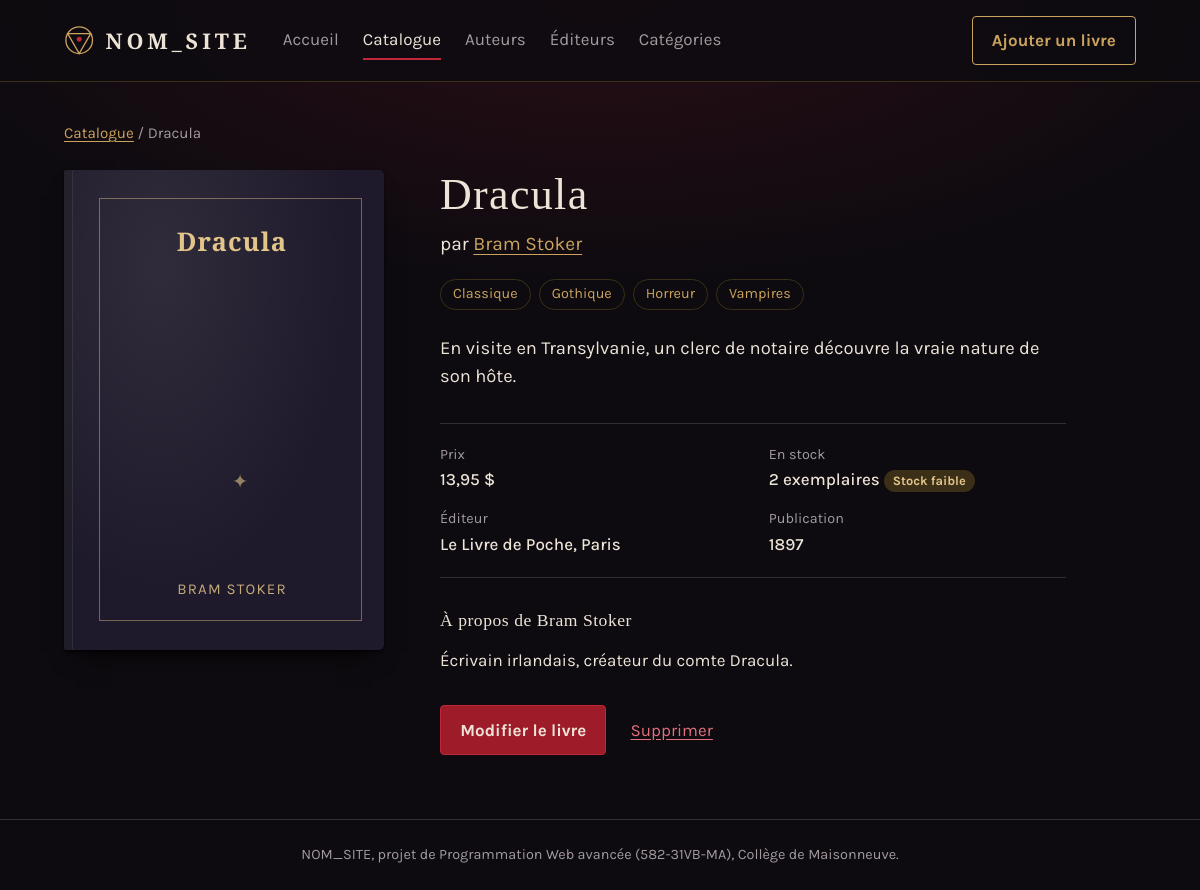
Page /livre-fiche.php?id=2 on the committed database.
### tables this page shows
CREATE TABLE livre (
    id                 INT UNSIGNED   NOT NULL AUTO_INCREMENT,
    titre              VARCHAR(150)   NOT NULL,
    auteur_id          INT UNSIGNED   NOT NULL,
    editeur_id         INT UNSIGNED   NULL,
    annee_publication  SMALLINT       NULL,
    prix               DECIMAL(6,2)   NOT NULL DEFAULT 0.00,
    quantite_stock     INT UNSIGNED   NOT NULL DEFAULT 0,
    resume             TEXT           NULL,
    couleur_couverture CHAR(7)        NOT NULL DEFAULT '#5C0F1A',
    PRIMARY KEY (id),
    CONSTRAINT fk_livre_auteur
        FOREIGN KEY (auteur_id) REFERENCES auteur (id)
        ON DELETE RESTRICT ON UPDATE CASCADE,
    CONSTRAINT fk_livre_editeur
        FOREIGN KEY (editeur_id) REFERENCES editeur (id)
        ON DELETE SET NULL ON UPDATE CASCADE
);

CREATE TABLE auteur (
    id              INT UNSIGNED  NOT NULL AUTO_INCREMENT,
    prenom          VARCHAR(80)   NOT NULL,
    nom             VARCHAR(80)   NOT NULL,
    annee_naissance SMALLINT      NULL,
    biographie      TEXT          NULL,
    PRIMARY KEY (id)
);

CREATE TABLE categorie (
    id          INT UNSIGNED  NOT NULL AUTO_INCREMENT,
    nom         VARCHAR(60)   NOT NULL,
    description VARCHAR(255)  NULL,
    PRIMARY KEY (id),
    UNIQUE KEY uq_categorie_nom (nom)
);

CREATE TABLE editeur (
    id       INT UNSIGNED  NOT NULL AUTO_INCREMENT,
    nom      VARCHAR(100)  NOT NULL,
    ville    VARCHAR(80)   NULL,
    site_web VARCHAR(255)  NULL,
    PRIMARY KEY (id)
);

### includes/init.php (called while the page is built, shortened)
<?php
require_once __DIR__ . '/fonctions.php';
spl_autoload_register(function (string $nomClasse): void {
    $fichier = __DIR__ . '/../Classe/' . $nomClasse . '.php';
});

### Classe/Database.php (called while the page is built, shortened)
<?php
class Database
{
    private static ?PDO $connexion = null;
    public static function getConnexion(): PDO
    {
        if (self::$connexion === null) {
            $dsn = 'mysql:host=' . DB_HOTE . ';dbname=' . DB_NOM . ';charset=utf8mb4';
            self::$connexion = new PDO($dsn, DB_UTILISATEUR, DB_MOT_DE_PASSE, [
                PDO::ATTR_ERRMODE            => PDO::ERRMODE_EXCEPTION,
                PDO::ATTR_DEFAULT_FETCH_MODE => PDO::FETCH_ASSOC,
                PDO::ATTR_EMULATE_PREPARES   => false,
            ]);
        }
        return self::$connexion;
    }
}

### Classe/Modele.php (called while the page is built, shortened)
<?php
abstract class Modele
{
    protected static string $table = '';
    protected ?int $id = null;
    protected static function pdo(): PDO
    {
        return Database::getConnexion();
    }
    public static function trouverParId(int $id): ?static
    {
        $requete = static::pdo()->prepare('SELECT * FROM ' . static::$table . ' WHERE id = :id');
        $requete->execute(['id' => $id]);
        $ligne = $requete->fetch();
        return $ligne ? new static($ligne) : null;
    }
    public function getId(): ?int
    {
        return $this->id;
    }
    protected static function entierOuNull(mixed $valeur): ?int
    {
        return ($valeur === null || $valeur === '') ? null : (int) $valeur;
    }
    protected static function texteOuNull(mixed $valeur): ?string
    {
        $texte = trim((string) $valeur);
        return $texte === '' ? null : $texte;
    }
}

### Classe/Livre.php (called while the page is built, shortened)
<?php
class Livre extends Modele
{
    private string $titre = '';
    private int $auteurId = 0;
    private ?int $editeurId = null;
    private ?int $anneePublication = null;
    private float $prix = 0.0;
    private int $quantiteStock = 0;
    private ?string $resume = null;
    private array $categories = [];
    private ?string $auteurNom = null;
    public function hydrater(array $donnees): void
    {
        if (isset($donnees['id'])) {
            $this->id = (int) $donnees['id'];
        }
        $this->titre = trim($donnees['titre'] ?? '');
        $this->auteurId = (int) ($donnees['auteur_id'] ?? 0);
        $this->editeurId = self::entierOuNull($donnees['editeur_id'] ?? null);
        $this->anneePublication = self::entierOuNull($donnees['annee_publication'] ?? null);
        $this->prix = (float) str_replace(',', '.', (string) ($donnees['prix'] ?? 0));
        $this->quantiteStock = (int) ($donnees['quantite_stock'] ?? 0);
        $this->resume = self::texteOuNull($donnees['resume'] ?? null);
        $this->auteurNom = $donnees['auteur_nom'] ?? null;
    }
    public static function trouverParId(int $id): ?static
    {
        $livre = parent::trouverParId($id);
        $livre?->chargerCategories();
        return $livre;
    }
    private function chargerCategories(): void
    {
        $requete = self::pdo()->prepare(
            'SELECT c.*
             FROM categorie c
             JOIN livre_categorie lc ON lc.categorie_id = c.id
             WHERE lc.livre_id = :livre_id
             ORDER BY c.nom'
        );
        $requete->execute(['livre_id' => $this->id]);
        $this->categories = array_map(fn (array $ligne) => new Categorie($ligne), $requete->fetchAll());
    }
    public function getAuteur(): ?Auteur
    {
        return Auteur::trouverParId($this->auteurId);
    }
    public function getEditeur(): ?Editeur
    {
        return $this->editeurId === null ? null : Editeur::trouverParId($this->editeurId);
    }
    public function getCouleurCouverture(): string
    {
        $position = ($this->id ?? 0) % count(self::COULEURS_COUVERTURE);
        return self::COULEURS_COUVERTURE[$position];
    }
    public function getTitre(): string
    {
        return $this->titre;
    }
    public function getAnneePublication(): ?int
    {
        return $this->anneePublication;
    }
    public function getPrix(): float
    {
        return $this->prix;
    }
    public function getQuantiteStock(): int
    {
        return $this->quantiteStock;
    }
    public function getResume(): ?string
    {
        return $this->resume;
    }
    public function getCategories(): array
    {
        return $this->categories;
    }
    public function getAuteurNom(): ?string
    {
        return $this->auteurNom ??= $this->getAuteur()?->getNomComplet();
    }
    public function estEnStockFaible(): bool
    {
        return $this->quantiteStock <= self::SEUIL_STOCK_FAIBLE;
    }
}

### Classe/Categorie.php (called while the page is built, shortened)
<?php
class Categorie extends Modele
{
    private string $nom = '';
    public function hydrater(array $donnees): void
    {
        if (isset($donnees['id'])) {
            $this->id = (int) $donnees['id'];
        }
        $this->nom = trim($donnees['nom'] ?? '');
    }
    public function getNom(): string
    {
        return $this->nom;
    }
}

### Classe/Auteur.php (called while the page is built, shortened)
<?php
class Auteur extends Modele
{
    private string $prenom = '';
    private string $nom = '';
    private ?string $biographie = null;
    public function hydrater(array $donnees): void
    {
        if (isset($donnees['id'])) {
            $this->id = (int) $donnees['id'];
        }
        $this->prenom = trim($donnees['prenom'] ?? '');
        $this->nom = trim($donnees['nom'] ?? '');
        $this->biographie = self::texteOuNull($donnees['biographie'] ?? null);
    }
    public function getNomComplet(): string
    {
        return $this->prenom . ' ' . $this->nom;
    }
    public function getBiographie(): ?string
    {
        return $this->biographie;
    }
}

### Classe/Editeur.php (called while the page is built, shortened)
<?php
class Editeur extends Modele
{
    private string $nom = '';
    private ?string $ville = null;
    public function hydrater(array $donnees): void
    {
        $this->nom = trim($donnees['nom'] ?? '');
        $this->ville = self::texteOuNull($donnees['ville'] ?? null);
    }
    public function getNom(): string
    {
        return $this->nom;
    }
    public function getVille(): ?string
    {
        return $this->ville;
    }
}

### livre-fiche.php (the view, shortened to what this page needs)
<?php
require_once 'includes/init.php';
$livre = Livre::trouverParId((int) ($_GET['id'] ?? 0));
$auteur = $livre->getAuteur();
$editeur = $livre->getEditeur();
require 'includes/entete.php';
?>
<p class="fil"><a href="livres.php">Catalogue</a> / <?= e($livre->getTitre()) ?></p>
<article class="fiche">
    <?= couvertureHtml($livre, true) ?>
    <div class="fiche__details">
        <h1><?= e($livre->getTitre()) ?></h1>
        <p class="fiche__auteur">
            par <a href="livres.php?auteur=<?= $auteur->getId() ?>"><?= e($auteur->getNomComplet()) ?></a>
        </p>
        <?php if (!empty($livre->getCategories())) : ?>
            <ul class="etiquettes" aria-label="Catégories">
                <?php foreach ($livre->getCategories() as $categorie) : ?>
                    <li><a href="livres.php?categorie=<?= $categorie->getId() ?>"><?= e($categorie->getNom()) ?></a></li>
                <?php endforeach; ?>
            </ul>
        <?php endif; ?>
        <?php if ($livre->getResume() !== null) : ?>
            <p class="fiche__resume"><?= nl2br(e($livre->getResume())) ?></p>
        <?php endif; ?>
        <dl class="fiche__donnees">
            <div>
                <dt>Prix</dt>
                <dd><?= formatPrix($livre->getPrix()) ?></dd>
            </div>
            <div>
                <dt>En stock</dt>
                <dd>
                    <?= $livre->getQuantiteStock() ?> exemplaire<?= $livre->getQuantiteStock() > 1 ? 's' : '' ?>
                    <?php if ($livre->estEnStockFaible()) : ?>
                        <span class="pastille <?= $livre->getQuantiteStock() === 0 ? 'pastille--rupture' : 'pastille--faible' ?>">
                            <?= $livre->getQuantiteStock() === 0 ? 'Épuisé' : 'Stock faible' ?>
                        </span>
                    <?php endif; ?>
                </dd>
            </div>
            <div>
                <dt>Éditeur</dt>
                <dd>
                    <?= $editeur !== null ? e($editeur->getNom()) . ($editeur->getVille() ? ', ' . e($editeur->getVille()) : '') : 'Non précisé' ?>
                </dd>
            </div>
            <div>
                <dt>Publication</dt>
                <dd><?= $livre->getAnneePublication() ?? 'Non précisée' ?></dd>
            </div>
        </dl>
        <?php if ($auteur->getBiographie() !== null) : ?>
            <section class="fiche__bio">
                <h2>À propos de <?= e($auteur->getNomComplet()) ?></h2>
                <p><?= e($auteur->getBiographie()) ?></p>
            </section>
        <?php endif; ?>
        <div class="fiche__actions">
            <a class="bouton" href="livre-form.php?id=<?= $livre->getId() ?>">Modifier le livre</a>
            <?= boutonSupprimer('livre-supprimer.php', $livre->getId(), 'Supprimer « ' . $livre->getTitre() . ' » du catalogue?') ?>
        </div>
    </div>
</article>
<?php require 'includes/pied.php'; ?>

### includes/fonctions.php (shortened to what this page needs)
<?php
function e(mixed $valeur): string
{
    return htmlspecialchars((string) $valeur, ENT_QUOTES, 'UTF-8');
}
function jetonCsrf(): string
{
    return $_SESSION['jeton_csrf'];
}
function champCsrf(): string
{
    return '<input type="hidden" name="jeton_csrf" value="' . e(jetonCsrf()) . '">';
}
function formatPrix(float $prix): string
{
    return number_format($prix, 2, ',', "\u{00A0}") . "\u{00A0}$";
}
function boutonSupprimer(string $action, int $id, string $confirmation): string
{
    return '<form class="form-suppression" method="post" action="' . e($action) . '"'
        . ' onsubmit="return confirm(\'' . e(addslashes($confirmation)) . '\');">'
        . champCsrf()
        . '<input type="hidden" name="id" value="' . $id . '">'
        . '<button type="submit" class="bouton-lien bouton-lien--danger">Supprimer</button>'
        . '</form>';
}
function couvertureHtml(Livre $livre, bool $grande = false): string
{
    $classes = 'couverture' . ($grande ? ' couverture--grande' : '');
    $style = '--couleur: ' . e($livre->getCouleurCouverture()) . ';';
    return '<div class="' . $classes . '" style="' . $style . '" aria-hidden="true">'
        . '<span class="couverture__titre">' . e($livre->getTitre()) . '</span>'
        . '<span class="couverture__auteur">' . e($livre->getAuteurNom() ?? '') . '</span>'
        . '</div>';
}

### css/style.css (style rules this page uses)
:root { color-scheme: dark; --nuit: #0E0B10; --ombre: #18131B; --ombre-claire: #221A25; --bordure: #362B39; --parchemin: #EDE4D8; --cendre: #A39A9F; --sang: #9E1B2A; --sang-vif: #C0283A; --sang-sombre: #3A1117; --dorure: #CBA35C; --dorure-sombre: #3B2F17; --police-titre: "Cinzel", "Trajan Pro", Georgia, serif; --police-texte: "Karla", "Helvetica Neue", Arial, sans-serif; --largeur-max: 1120px; --rayon: 4px; }
*, *::before, *::after { box-sizing: border-box; }
body { margin: 0; min-height: 100vh; display: flex; flex-direction: column; background: radial-gradient(ellipse 80% 45% at 50% 0%, rgba(158, 27, 42, 0.18), transparent 70%), var(--nuit); color: var(--parchemin); font-family: var(--police-texte); font-size: 1.0625rem; line-height: 1.55; }
h1, h2 { font-family: var(--police-titre); font-weight: 500; line-height: 1.15; letter-spacing: 0.03em; margin: 0 0 0.5em; }
h1 { font-size: clamp(2rem, 4vw, 2.75rem); }
h2 { font-size: 1.4rem; }
a { color: var(--dorure); text-underline-offset: 0.2em; }
.bouton { display: inline-block; padding: 0.65rem 1.2rem; border: 1px solid var(--sang-vif); border-radius: var(--rayon); background: var(--sang); color: var(--parchemin); font: inherit; font-weight: 700; text-decoration: none; cursor: pointer; }
.bouton-lien { padding: 0; border: 0; background: none; font: inherit; text-decoration: underline; text-underline-offset: 0.2em; cursor: pointer; }
.bouton-lien--danger { color: #E0707C; }
.form-suppression { display: inline; }
.pastille { display: inline-block; padding: 0.05rem 0.55rem; border-radius: 999px; font-size: 0.8rem; font-weight: 700; vertical-align: middle; }
.pastille--faible { background: var(--dorure-sombre); color: #E3C489; }
.fil { margin: 0 0 1.5rem; color: var(--cendre); font-size: 0.95rem; }
.couverture { container-type: inline-size; position: relative; display: flex; flex-direction: column; justify-content: space-between; aspect-ratio: 2 / 3; padding: 18% 14% 15% 19%; border-radius: 2px 5px 5px 2px; background: radial-gradient(ellipse at 30% 20%, rgba(255, 255, 255, 0.08), transparent 60%), var(--couleur, var(--sang)); color: var(--couleur-texte, #E3C489); text-align: center; box-shadow: inset 8px 0 0 rgba(0, 0, 0, 0.35), inset 9px 0 0 rgba(255, 255, 255, 0.08), 0 2px 3px rgba(0, 0, 0, 0.6), 0 14px 24px -12px rgba(0, 0, 0, 0.9); overflow: hidden; }
.couverture::before { content: ""; position: absolute; inset: 6% 7% 6% 11%; border: 1px solid currentColor; opacity: 0.45; pointer-events: none; }
.couverture::after { content: "✦"; position: absolute; left: 55%; top: 62%; transform: translateX(-50%); font-size: 9cqi; opacity: 0.6; }
.couverture__titre { font-family: var(--police-titre); font-size: 1rem; font-size: 12cqi; font-weight: 700; line-height: 1.15; letter-spacing: 0.04em; overflow-wrap: anywhere; display: -webkit-box; -webkit-line-clamp: 5; -webkit-box-orient: vertical; overflow: hidden; }
.couverture__auteur { font-size: 0.75rem; font-size: 7cqi; letter-spacing: 0.08em; text-transform: uppercase; opacity: 0.85; }
.couverture--grande { width: 100%; max-width: 320px; }
.fiche { display: grid; grid-template-columns: minmax(0, 320px) minmax(0, 1fr); gap: 3.5rem; align-items: start; }
.fiche__details { max-width: 62ch; }
.fiche__details h1 { margin-bottom: 0.2em; }
.fiche__auteur { margin: 0 0 1.25rem; font-size: 1.2rem; }
.fiche__resume { font-size: 1.15rem; }
.fiche__donnees { display: grid; grid-template-columns: repeat(2, minmax(0, 1fr)); gap: 1rem 2rem; margin: 2rem 0; padding: 1.25rem 0; border-top: 1px solid var(--bordure); border-bottom: 1px solid var(--bordure); }
.fiche__donnees dt { color: var(--cendre); font-size: 0.9rem; }
.fiche__donnees dd { margin: 0; font-weight: 500; }
.fiche__bio h2 { font-size: 1.1rem; }
.fiche__actions { display: flex; align-items: center; gap: 1.5rem; margin-top: 2rem; }
.etiquettes { display: flex; flex-wrap: wrap; gap: 0.5rem; margin: 0 0 1.5rem; padding: 0; list-style: none; }
.etiquettes a { display: block; padding: 0.2rem 0.75rem; border: 1px solid var(--dorure-sombre); border-radius: 999px; font-size: 0.9rem; text-decoration: none; }

### rows in the picture
livre: titre "Dracula", resume "En visite en Transylvanie, un clerc de notaire découvre la vraie nature de son hôte.", prix "13,95 $", quantite_stock "2", annee_publication "1897"
auteur: $auteur->getNomComplet() "Bram Stoker", biographie "Écrivain irlandais, créateur du comte Dracula."
categorie: nom "Classique"
categorie: nom "Gothique"
categorie: nom "Horreur"
categorie: nom "Vampires"
editeur: nom "Le Livre de Poche", ville "Paris"

### other values in the picture
NOM_SITE "NOM_SITE"
$libelle "Accueil"
$libelle "Catalogue"
$libelle "Auteurs"
$libelle "Éditeurs"
$libelle "Catégories"
$livre->getAuteurNom() "BRAM STOKER"
